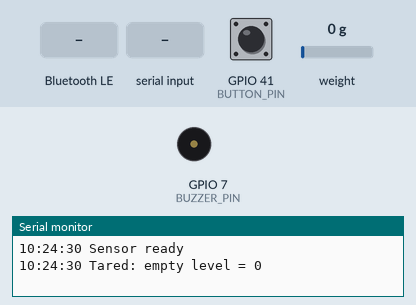
The sketch below on a simulated ESP32-S3. Shown: buzzer (waves = sounding), the last lines printed to the serial monitor. Wiring (inferred from the names in the program): PCF8563 clock at I2C address 0x51. The test bench sets the inputs (shaded band); at power-on: GPIO 41 (BUTTON_PIN) HIGH, weight on the scale 0 g. The local clock reads 2024-03-15 10:24:30 at power-on unless the sketch sets it; EEPROM starts erased; nothing arrives over Bluetooth unless stated; a phone connects over Bluetooth LE 3 s after start.

Above: at 1.5 s.
1.6 s: GPIO 41 (BUTTON_PIN) pulled LOW for 3.2 s
At 4.89 s:
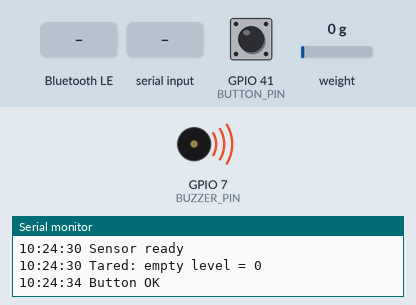
6.4 s: weight on the scale set to 1250 g
8.7 s: Bluetooth LE write "en" received
10.2 s: Bluetooth LE write "ah" received
11.7 s: "en;1\n" received over Serial
13.2 s: Bluetooth LE write "am" received
Timing chart, 0 to 15.7 s (numbered marks = the images above; inputs shaded):
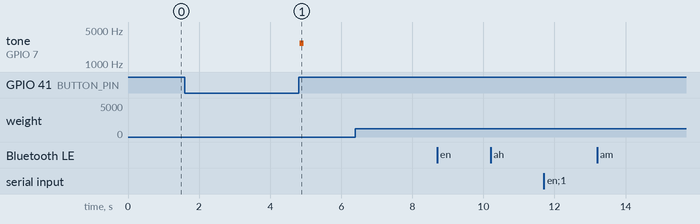

The sketch:

WakeBed.ino
```cpp
// WakeBed: bed-presence alarm for the M5Stack AtomS3 Lite
//
// Hardware (same as bed_sensor_test.ino):
//   - Weight Unit (HX711) on the Atom's own Grove port  -> HX_DOUT / HX_SCK
//   - Passive buzzer on PortABC Port B                  -> BUZZER_PIN
//   - RTC Unit (HYM8563) on PortABC Port A (optional)   -> auto-detected
//   - Built-in button (GPIO 41) and RGB LED (GPIO 35)
//
// Control: Bluetooth LE. Open the WakeBed control page in Chrome (Android or
// Windows), press Connect, pick "WakeBed". The same commands also work over
// USB in the Serial Monitor (115200 baud), e.g. "status", "tare", "test".
//
// Libraries (Arduino Library Manager):
//   - "HX711 Arduino Library" by Bogdan Necula
//   - "NimBLE-Arduino" by h2zero (version 2.x)
//
// Alarm behaviour:
//   At the alarm time, if the bed is occupied, a wake session starts.
//   During the session the buzzer rings whenever the bed is occupied and is
//   silent while it's empty. The session ends once the bed has been empty for
//   `clr` minutes in a row (getting back in resets that countdown and rings
//   again), or after `cap` minutes in total. If the bed is empty at the alarm
//   time, the alarm is skipped.

#include <Arduino.h>
#include <Preferences.h>
#include <NimBLEDevice.h>
#include <time.h>
#include <sys/time.h>
#include <Wire.h>
#include "HX711.h"

// ---------------- Pins (keep whatever worked in bed_sensor_test) -------------
const int HX_DOUT    = 1;
const int HX_SCK     = 2;
const int BUZZER_PIN = 7;    // Port B: 7, or 8 if 7 stays silent
const int BUTTON_PIN = 41;   // AtomS3 built-in button (active LOW)
const int LED_PIN    = 35;   // AtomS3 Lite RGB LED; set to -1 to disable

// Local time zone (Switzerland, with daylight saving)
const char* TZ_INFO = "CET-1CEST,M3.5.0,M10.5.0/3";

// RTC Unit (HYM8563) on PortABC Port A. Leave RTC_SDA/RTC_SCL at -1 to
// auto-detect: the candidate pin pairs below are probed at boot. If you read
// the pins off the PortABC sticker, you can put them here instead
// (yellow wire = SDA, white = SCL).
int RTC_SDA = -1;
int RTC_SCL = -1;
const int RTC_CANDIDATES[][2] = { {38, 39}, {39, 38}, {5, 6}, {6, 5} };

// ---------------- BLE UUIDs (must match the web page) ------------------------
#define SVC_UUID  "6e7a0001-3c5b-4f0e-9a51-7b2d1c0e4a10"
#define CFG_UUID  "6e7a0002-3c5b-4f0e-9a51-7b2d1c0e4a10"  // read/write settings
#define LIVE_UUID "6e7a0003-3c5b-4f0e-9a51-7b2d1c0e4a10"  // notify sensor data
#define CMD_UUID  "6e7a0004-3c5b-4f0e-9a51-7b2d1c0e4a10"  // write commands
#define EVT_UUID  "6e7a0005-3c5b-4f0e-9a51-7b2d1c0e4a10"  // notify event text

// ---------------- Settings (saved in flash) ----------------------------------
struct Config {
  bool     en   = false;  // alarm enabled
  uint8_t  ah   = 7;      // alarm hour (local)
  uint8_t  am   = 30;     // alarm minute
  uint8_t  days = 0x7F;   // bit0 = Monday ... bit6 = Sunday
  long     on   = 50000;  // |delta| above this -> occupied
  long     off  = 25000;  // |delta| below this -> empty (hysteresis)
  uint16_t clr  = 5;      // minutes empty in a row that end the session
  uint16_t cap  = 45;     // max session length, minutes
  uint8_t  vol  = 30;     // starting buzzer duty, 1..128 (128 = loudest)
  uint16_t ramp = 5;      // minutes to ramp up to full volume (0 = no ramp)
  uint16_t freq = 2700;   // buzzer frequency, Hz
  bool     btn  = true;   // allow a 3 s button hold to stop a session
} cfg;

Preferences prefs;
HX711 scale;

// ---------------- Runtime state ----------------------------------------------
enum State { IDLE, RINGING_SESSION };
State state = IDLE;

long  emptyLevel = 0;
bool  haveEmpty  = false;
long  rawFilt    = 0;
long  delta      = 0;
bool  occupied   = false;
bool  sensorOk   = false;

unsigned long occChangeSince = 0;  // debounce timer
const unsigned long DEBOUNCE_MS = 800;

unsigned long sessionStartMs = 0;
unsigned long emptySinceMs   = 0;  // 0 = currently occupied
int           lastFiredYday  = -1;
int           lastFiredMin   = -1;
unsigned long testRingUntil  = 0;
unsigned long simAlarmAt     = 0;  // millis() of a simulated alarm, 0 = none

bool bleConnected = false;
NimBLECharacteristic *cfgChr, *liveChr, *evtChr;
QueueHandle_t cmdQueue;
struct CmdMsg { char s[96]; };

// ---------------- Helpers ----------------------------------------------------
bool timeValid() { return time(nullptr) > 1700000000; }

void setLed(uint8_t r, uint8_t g, uint8_t b) {
  if (LED_PIN < 0) return;
#if ESP_ARDUINO_VERSION_MAJOR >= 3
  rgbLedWrite(LED_PIN, r, g, b);
#else
  neopixelWrite(LED_PIN, r, g, b);
#endif
}

void buzzerInit() {
  if (BUZZER_PIN < 0) return;
#if ESP_ARDUINO_VERSION_MAJOR >= 3
  ledcAttach(BUZZER_PIN, cfg.freq, 8);
#else
  ledcSetup(0, cfg.freq, 8);
  ledcAttachPin(BUZZER_PIN, 0);
#endif
}

void buzzerSet(uint8_t duty) {
  if (BUZZER_PIN < 0) return;
#if ESP_ARDUINO_VERSION_MAJOR >= 3
  ledcWrite(BUZZER_PIN, duty);
#else
  ledcWrite(0, duty);
#endif
}

void buzzerFreq(uint16_t f) {
  if (BUZZER_PIN < 0) return;
#if ESP_ARDUINO_VERSION_MAJOR >= 3
  ledcChangeFrequency(BUZZER_PIN, f, 8);
#else
  ledcChangeFrequency(0, f, 8);
#endif
}

void event(const String& msg) {
  String line = msg;
  if (timeValid()) {
    char ts[10];
    time_t now = time(nullptr);
    strftime(ts, sizeof ts, "%H:%M:%S", localtime(&now));
    line = String(ts) + " " + msg;
  }
  Serial.println(line);
  if (bleConnected && evtChr) {
    evtChr->setValue(line.substring(0, 180).c_str());
    evtChr->notify();
  }
}

// ---------------- RTC (HYM8563 / PCF8563-compatible, I2C 0x51) --------------
// The RTC stores UTC. Registers 0x02..0x08 = sec, min, hour, day, weekday,
// month, year, all BCD. Bit 7 of the seconds register (VL) is set when the
// chip lost power and the time can't be trusted.
const uint8_t RTC_ADDR = 0x51;
enum RtcState { RTC_NONE = 0, RTC_OK = 1, RTC_LOST = 2 };
RtcState rtcState = RTC_NONE;

static uint8_t bcd2bin(uint8_t v) { return (v >> 4) * 10 + (v & 0x0F); }
static uint8_t bin2bcd(uint8_t v) { return ((v / 10) << 4) | (v % 10); }

// Days since 1970-01-01 for a civil date (proleptic Gregorian)
static long daysFromCivil(int y, unsigned m, unsigned d) {
  y -= m <= 2;
  const long era = (y >= 0 ? y : y - 399) / 400;
  const unsigned yoe = (unsigned)(y - era * 400);
  const unsigned doy = (153 * (m + (m > 2 ? -3 : 9)) + 2) / 5 + d - 1;
  const unsigned doe = yoe * 365 + yoe / 4 - yoe / 100 + doy;
  return era * 146097 + (long)doe - 719468;
}

bool rtcProbe() {
  Wire.beginTransmission(RTC_ADDR);
  return Wire.endTransmission() == 0;
}

bool rtcFind() {
  if (RTC_SDA >= 0) {
    Wire.begin(RTC_SDA, RTC_SCL, 100000);
    return rtcProbe();
  }
  for (auto& p : RTC_CANDIDATES) {
    Wire.begin(p[0], p[1], 100000);
    if (rtcProbe()) { RTC_SDA = p[0]; RTC_SCL = p[1]; return true; }
    Wire.end();
  }
  return false;
}

// Reads the RTC; returns Unix time (UTC), or 0 if missing/invalid
time_t rtcRead() {
  Wire.beginTransmission(RTC_ADDR);
  Wire.write(0x02);
  if (Wire.endTransmission(false) != 0) return 0;
  if (Wire.requestFrom((int)RTC_ADDR, 7) != 7) return 0;
  uint8_t r[7];
  for (int i = 0; i < 7; i++) r[i] = Wire.read();
  if (r[0] & 0x80) { rtcState = RTC_LOST; return 0; }   // VL: clock stopped at some point
  int sec  = bcd2bin(r[0] & 0x7F);
  int min  = bcd2bin(r[1] & 0x7F);
  int hour = bcd2bin(r[2] & 0x3F);
  int day  = bcd2bin(r[3] & 0x3F);
  int mon  = bcd2bin(r[5] & 0x1F);
  int year = 2000 + bcd2bin(r[6]);
  if (year < 2024 || mon < 1 || mon > 12 || day < 1 || day > 31 || hour > 23 || min > 59 || sec > 59) {
    rtcState = RTC_LOST; return 0;
  }
  rtcState = RTC_OK;
  return (time_t)daysFromCivil(year, mon, day) * 86400 + hour * 3600 + min * 60 + sec;
}

bool rtcWrite(time_t t) {
  if (RTC_SDA < 0) return false;
  struct tm g; gmtime_r(&t, &g);
  Wire.beginTransmission(RTC_ADDR);
  Wire.write(0x00);
  Wire.write(0x00);                       // control 1: clock running
  Wire.write(0x00);                       // control 2: no alarms/interrupts
  Wire.write(bin2bcd(g.tm_sec));          // also clears the VL flag
  Wire.write(bin2bcd(g.tm_min));
  Wire.write(bin2bcd(g.tm_hour));
  Wire.write(bin2bcd(g.tm_mday));
  Wire.write(g.tm_wday);
  Wire.write(bin2bcd(g.tm_mon + 1));
  Wire.write(bin2bcd(g.tm_year % 100));
  bool ok = Wire.endTransmission() == 0;
  if (ok) rtcState = RTC_OK;
  return ok;
}

void rtcInit() {
  if (!rtcFind()) { rtcState = RTC_NONE; event("RTC not found: time comes from the phone only"); return; }
  time_t t = rtcRead();
  if (t) {
    struct timeval tv = { t, 0 };
    settimeofday(&tv, nullptr);
    event("RTC found on G" + String(RTC_SDA) + "/G" + String(RTC_SCL) + ": clock restored");
  } else {
    event("RTC found on G" + String(RTC_SDA) + "/G" + String(RTC_SCL) + " but its time is invalid: connect the phone once");
  }
}

const char* rtcName() { return rtcState == RTC_OK ? "ok" : rtcState == RTC_LOST ? "lost" : "none"; }

String configString() {
  char buf[200];
  snprintf(buf, sizeof buf,
    "{\"en\":%d,\"ah\":%u,\"am\":%u,\"days\":%u,\"on\":%ld,\"off\":%ld,"
    "\"clr\":%u,\"cap\":%u,\"vol\":%u,\"ramp\":%u,\"freq\":%u,\"btn\":%d}",
    cfg.en, cfg.ah, cfg.am, cfg.days, cfg.on, cfg.off,
    cfg.clr, cfg.cap, cfg.vol, cfg.ramp, cfg.freq, cfg.btn);
  return String(buf);
}

void publishConfig() {
  if (cfgChr) cfgChr->setValue(configString().c_str());
}

void saveConfig() {
  prefs.putBytes("cfg", &cfg, sizeof cfg);
  publishConfig();
}

void loadConfig() {
  if (prefs.getBytesLength("cfg") == sizeof cfg) prefs.getBytes("cfg", &cfg, sizeof cfg);
  if (prefs.isKey("empty")) { emptyLevel = prefs.getLong("empty"); haveEmpty = true; }
}

// key=value; returns true if the key was known
bool setKey(const String& k, long v) {
  if      (k == "en")   cfg.en   = v != 0;
  else if (k == "ah")   cfg.ah   = constrain(v, 0, 23);
  else if (k == "am")   cfg.am   = constrain(v, 0, 59);
  else if (k == "days") cfg.days = v & 0x7F;
  else if (k == "on")   cfg.on   = max(1L, v);
  else if (k == "off")  cfg.off  = max(0L, v);
  else if (k == "clr")  cfg.clr  = constrain(v, 1, 120);
  else if (k == "cap")  cfg.cap  = constrain(v, 1, 240);
  else if (k == "vol")  cfg.vol  = constrain(v, 1, 128);
  else if (k == "ramp") cfg.ramp = constrain(v, 0, 60);
  else if (k == "freq") { cfg.freq = constrain(v, 200, 8000); buzzerFreq(cfg.freq); }
  else if (k == "btn")  cfg.btn  = v != 0;
  else return false;
  if (cfg.off >= cfg.on) cfg.off = cfg.on / 2;
  return true;
}

void tare() {
  if (!sensorOk) { event("Tare failed: sensor not ready"); return; }
  emptyLevel = rawFilt;
  haveEmpty = true;
  prefs.putLong("empty", emptyLevel);
  event("Tared: empty level = " + String(emptyLevel));
}

void startSession(const char* why) {
  if (!occupied) {
    event(String("Alarm (") + why + ") skipped: bed empty");
    return;
  }
  state = RINGING_SESSION;
  sessionStartMs = millis();
  emptySinceMs = 0;
  event(String("Alarm (") + why + "): ringing");
}

void endSession(const char* why) {
  if (state != RINGING_SESSION) return;
  state = IDLE;
  buzzerSet(0);
  prefs.putLong("empty", emptyLevel);   // keep the drift-tracked empty level
  event(String("Session ended: ") + why);
}

String statusLine() {
  String s = "state=" + String(state == IDLE ? "idle" : "session");
  s += " occupied=" + String(occupied) + " delta=" + String(delta);
  s += " empty=" + String(emptyLevel) + " ble=" + String(bleConnected);
  if (timeValid()) {
    char ts[24]; time_t now = time(nullptr);
    strftime(ts, sizeof ts, "%a %H:%M:%S", localtime(&now));
    s += " time=" + String(ts);
  } else s += " time=unset";
  s += " rtc=" + String(rtcName());
  if (rtcState == RTC_OK && timeValid()) {
    time_t r = rtcRead();
    if (r) s += " rtcDiff=" + String((long)(r - time(nullptr))) + "s";
  }
  s += " cfg=" + configString();
  return s;
}

// Commands from BLE or Serial. Several may be joined with ';'
void handleCommand(String c) {
  c.trim();
  if (c.length() == 0) return;
  int semi = c.indexOf(';');
  if (semi >= 0) { handleCommand(c.substring(0, semi)); handleCommand(c.substring(semi + 1)); return; }

  int eq = c.indexOf('=');
  String k = eq >= 0 ? c.substring(0, eq) : c;
  String v = eq >= 0 ? c.substring(eq + 1) : "";
  k.trim(); v.trim();

  if (k == "time") {                      // time=<unix seconds, UTC>
    struct timeval tv = { (time_t)strtoll(v.c_str(), nullptr, 10), 0 };
    settimeofday(&tv, nullptr);
    if (RTC_SDA >= 0) event(rtcWrite(tv.tv_sec) ? "Time set (saved to RTC)" : "Time set (RTC write failed)");
    else event("Time set");
  } else if (k == "alarm") {              // alarm=HH:MM
    int h = v.substring(0, 2).toInt(), m = v.substring(3, 5).toInt();
    setKey("ah", h); setKey("am", m); saveConfig();
    event("Alarm time " + v);
  } else if (k == "tare")   { tare();
  } else if (k == "test")   { testRingUntil = millis() + (v.length() ? v.toInt() : 3) * 1000UL; event("Test ring");
  } else if (k == "sim")    { simAlarmAt = millis() + (v.length() ? v.toInt() : 15) * 1000UL;
                              event("Simulated alarm in " + String((simAlarmAt - millis()) / 1000) + " s");
  } else if (k == "stop")   { simAlarmAt = 0; testRingUntil = 0; buzzerSet(0); endSession("stopped remotely");
  } else if (k == "status") { event(statusLine());
  } else if (k == "reboot") { event("Rebooting"); delay(200); ESP.restart();
  } else if (setKey(k, v.toInt())) { saveConfig(); event("Set " + k + "=" + v);
  } else event("Unknown command: " + c);
  publishConfig();
}

// ---------------- BLE --------------------------------------------------------
class ServerCB : public NimBLEServerCallbacks {
  void onConnect(NimBLEServer*, NimBLEConnInfo&) override {
    bleConnected = true;
  }
  void onDisconnect(NimBLEServer*, NimBLEConnInfo&, int) override {
    bleConnected = false;
    NimBLEDevice::startAdvertising();
  }
};

class CmdCB : public NimBLECharacteristicCallbacks {
  void onWrite(NimBLECharacteristic* c, NimBLEConnInfo&) override {
    CmdMsg m{};
    std::string v = c->getValue();
    strncpy(m.s, v.c_str(), sizeof(m.s) - 1);
    xQueueSend(cmdQueue, &m, 0);   // handled in loop(), not in the BLE task
  }
};

void bleInit() {
  NimBLEDevice::init("WakeBed");
  NimBLEDevice::setMTU(247);
  NimBLEServer* srv = NimBLEDevice::createServer();
  srv->setCallbacks(new ServerCB());
  NimBLEService* svc = srv->createService(SVC_UUID);

  cfgChr  = svc->createCharacteristic(CFG_UUID,  NIMBLE_PROPERTY::READ | NIMBLE_PROPERTY::WRITE);
  liveChr = svc->createCharacteristic(LIVE_UUID, NIMBLE_PROPERTY::READ | NIMBLE_PROPERTY::NOTIFY);
  NimBLECharacteristic* cmdChr =
            svc->createCharacteristic(CMD_UUID,  NIMBLE_PROPERTY::WRITE);
  evtChr  = svc->createCharacteristic(EVT_UUID,  NIMBLE_PROPERTY::READ | NIMBLE_PROPERTY::NOTIFY);

  CmdCB* cb = new CmdCB();
  cmdChr->setCallbacks(cb);
  cfgChr->setCallbacks(cb);      // writing "key=value" to config works too
  publishConfig();

  NimBLEAdvertising* adv = NimBLEDevice::getAdvertising();
  adv->addServiceUUID(SVC_UUID);
  adv->setName("WakeBed");
  adv->enableScanResponse(true);
  adv->start();
}

// ---------------- Sensor -----------------------------------------------------
void readSensor() {
  if (!scale.is_ready()) return;
  long r = scale.read();
  static long buf[4]; static int n = 0, i = 0;
  buf[i] = r; i = (i + 1) % 4; if (n < 4) n++;
  long s = 0; for (int j = 0; j < n; j++) s += buf[j];
  rawFilt = s / n;
  if (!sensorOk) { sensorOk = true; event("Sensor ready"); }

  if (!haveEmpty && n == 4) { tare(); }   // first boot only; later boots reuse the saved level
  delta = rawFilt - emptyLevel;
  long load = labs(delta);

  bool want = occupied ? (load > cfg.off) : (load > cfg.on);
  if (want != occupied) {
    if (occChangeSince == 0) occChangeSince = millis();
    if (millis() - occChangeSince >= DEBOUNCE_MS) {
      occupied = want; occChangeSince = 0;
      event(occupied ? "Bed occupied" : "Bed empty");
    }
  } else {
    occChangeSince = 0;
  }

  // Follow slow drift of the empty level while the bed is clearly empty
  if (!occupied && load < cfg.off / 2) emptyLevel += (rawFilt - emptyLevel) / 256;
}

// ---------------- Alarm + buzzer ---------------------------------------------
void checkAlarm() {
  if (simAlarmAt && (long)(millis() - simAlarmAt) >= 0) {
    simAlarmAt = 0;
    if (state == IDLE) startSession("simulated");
  }
  if (!cfg.en || !timeValid() || state != IDLE) return;
  time_t now = time(nullptr);
  struct tm t; localtime_r(&now, &t);
  int dayBit = (t.tm_wday + 6) % 7;                    // Monday = 0
  if (!(cfg.days & (1 << dayBit))) return;
  if (t.tm_hour == cfg.ah && t.tm_min == cfg.am &&
      !(t.tm_yday == lastFiredYday && t.tm_min == lastFiredMin)) {
    lastFiredYday = t.tm_yday; lastFiredMin = t.tm_min;
    startSession("scheduled");
  }
}

void runSession() {
  if (state != RINGING_SESSION) return;
  unsigned long now = millis();
  if (now - sessionStartMs >= cfg.cap * 60000UL) { endSession("time cap reached"); return; }
  if (occupied) {
    if (emptySinceMs) event("Back in bed: ringing again");
    emptySinceMs = 0;
  } else {
    if (!emptySinceMs) { emptySinceMs = now; event("Out of bed: " + String(cfg.clr) + " min countdown"); }
    if (now - emptySinceMs >= cfg.clr * 60000UL) endSession("bed empty long enough");
  }
}

void driveBuzzer() {
  unsigned long now = millis();
  bool ring = (state == RINGING_SESSION && occupied) || now < testRingUntil;
  if (!ring) { buzzerSet(0); return; }

  // Pattern: 4 beeps of 100 ms, then 600 ms pause (1.4 s cycle)
  unsigned long ph = now % 1400;
  bool on = ph < 800 && (ph % 200) < 100;

  uint8_t duty = cfg.vol;
  if (state == RINGING_SESSION && cfg.ramp > 0) {
    float f = (now - sessionStartMs) / (cfg.ramp * 60000.0f);
    if (f > 1) f = 1;
    duty = cfg.vol + (uint8_t)((128 - cfg.vol) * f);
  }
  buzzerSet(on ? duty : 0);
}

void checkButton() {
  static unsigned long downSince = 0;
  bool down = digitalRead(BUTTON_PIN) == LOW;
  if (down && !downSince) downSince = millis();
  if (!down) downSince = 0;
  if (down && downSince && millis() - downSince > 3000) {
    downSince = millis() + 600000;   // don't retrigger while still held
    if (state == RINGING_SESSION && cfg.btn) endSession("button held");
    else if (state == IDLE) { testRingUntil = millis() + 300; event("Button OK"); }
  }
}

void driveLed() {
  unsigned long now = millis();
  bool blink = (now / 500) % 2;
  if (state == RINGING_SESSION)  setLed(blink ? 40 : 0, 0, 0);       // red flash
  else if (!sensorOk)            setLed(blink ? 20 : 0, 8, 0);       // orange: sensor missing
  else if (!timeValid())         setLed(blink ? 12 : 0, 0, 12);      // purple: time not set
  else if (bleConnected)         setLed(0, 0, 15);                   // blue: phone connected
  else                           setLed(0, cfg.en ? 6 : 1, 0);       // green: armed / dim: off
}

// ---------------- Main -------------------------------------------------------
void setup() {
  Serial.begin(115200);
  delay(300);
  setenv("TZ", TZ_INFO, 1); tzset();

  pinMode(BUTTON_PIN, INPUT_PULLUP);
  prefs.begin("wake", false);
  loadConfig();

  scale.begin(HX_DOUT, HX_SCK);
  buzzerInit();
  buzzerSet(0);

  rtcInit();

  cmdQueue = xQueueCreate(8, sizeof(CmdMsg));
  bleInit();
  event("WakeBed started" + String(haveEmpty ? " (saved empty level)" : " (will tare: keep bed empty)"));
}

void loop() {
  CmdMsg m;
  while (xQueueReceive(cmdQueue, &m, 0) == pdTRUE) handleCommand(String(m.s));

  static String serialLine;
  while (Serial.available()) {
    char ch = Serial.read();
    if (ch == '\n' || ch == '\r') { handleCommand(serialLine); serialLine = ""; }
    else if (serialLine.length() < 90) serialLine += ch;
  }

  readSensor();
  checkAlarm();
  runSession();
  driveBuzzer();
  checkButton();
  driveLed();

  // Live data ~5 Hz: delta,occupied,state,raw,secondsEmpty,sessionSeconds,epoch,rtc(0 none/1 ok/2 lost)
  static unsigned long lastLive = 0;
  if (millis() - lastLive >= 200) {
    lastLive = millis();
    char buf[96];
    unsigned long se = (state == RINGING_SESSION && emptySinceMs) ? (millis() - emptySinceMs) / 1000 : 0;
    unsigned long ss = state == RINGING_SESSION ? (millis() - sessionStartMs) / 1000 : 0;
    snprintf(buf, sizeof buf, "%ld,%d,%d,%ld,%lu,%lu,%ld,%d",
             delta, occupied, (int)state, rawFilt, se, ss, (long)(timeValid() ? time(nullptr) : 0), (int)rtcState);
    liveChr->setValue(buf);
    if (bleConnected) liveChr->notify();
  }
  delay(5);
}
```

Measured:
- after the input at 1.6 s, tone on GPIO 7 (BUZZER_PIN): silent → 2700 Hz after 3.2 s, → silent 0.11 s later
